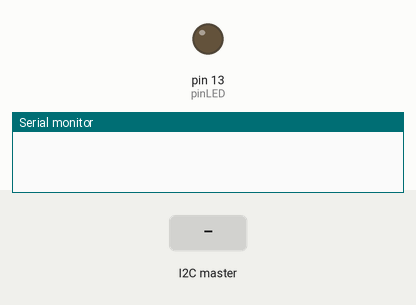
Recording of a sketch running on a simulated Arduino Uno, built with avr-gcc and run on an emulated ATmega328P. Shown: output pins drawn as LEDs (lit = HIGH), the last lines printed to the serial monitor. The test bench sets the inputs (shaded band).

Above: at 1.2 s.
1.3 s: the I2C master sends the byte 1
At 1.9 s:
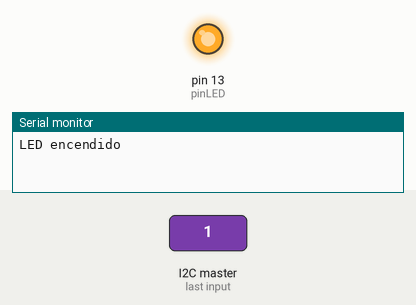
2.8 s: the I2C master sends the byte 0
At 4.2 s:
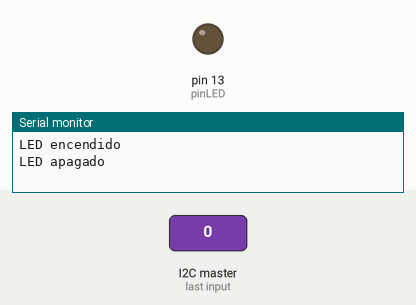
Timing chart, 0 to 5.8 s (numbered marks = the images above; inputs shaded):
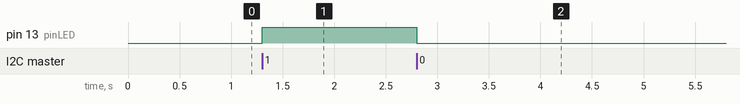

The sketch:

Slave.ino
```cpp
#include <Wire.h>

const int pinLED = 13;

void setup() {
  // Inicia la comunicación I2C, el pin y el monitor serial
  Wire.begin(8);
  Wire.onReceive(receiveEvent);
  pinMode(pinLED, OUTPUT);
  Serial.begin(9600);
}

void receiveEvent(int howMany) {
  while (Wire.available()) {
    // Recibe el estado del LED (1 para ON, 0 para OFF)
    char estado = Wire.read();
    if (estado == 1) {
      digitalWrite(pinLED, HIGH);
      Serial.println("LED encendido");
    } else {
      digitalWrite(pinLED, LOW);
      Serial.println("LED apagado");
    }
  }
}

void loop() {
  // No es necesario hacer nada aquí, todo se maneja en receiveEvent
}
```

Measured:
- after the input at 1.3 s, pin 13 (pinLED): LOW → HIGH at once
- after the input at 2.8 s, pin 13 (pinLED): HIGH → LOW at once
